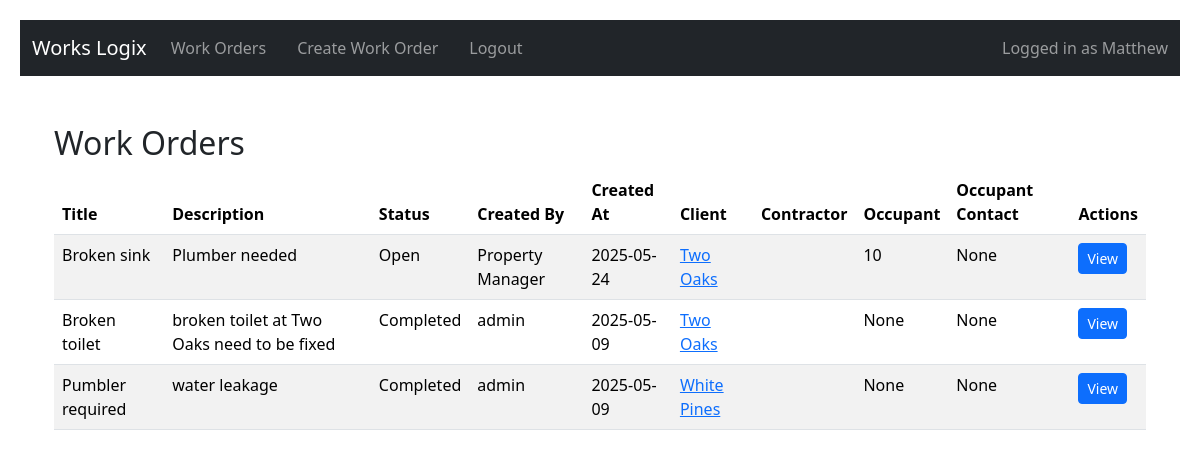
The page /home (signed in) on the database as committed earlier.
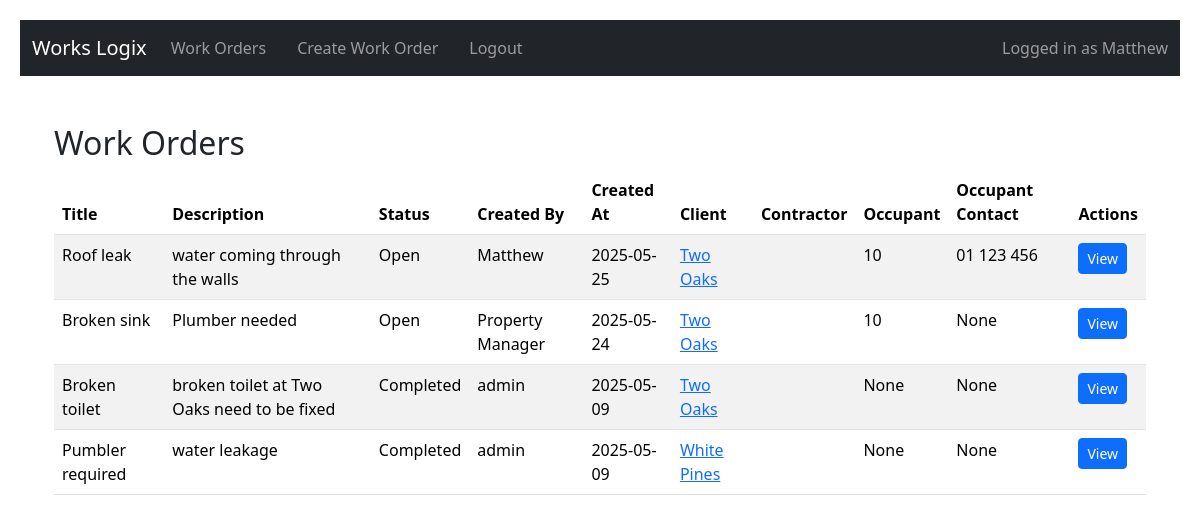
The same page on the database as committed later.
### app/models.py (models this page shows, shortened)
class User(UserMixin, db.Model):
    id = db.Column(db.Integer, primary_key=True)
    username = db.Column(db.String(64), nullable=False)
    email = db.Column(db.String(120), unique=True, nullable=False)
    password_hash = db.Column(db.String(128), nullable=False)
    role = db.Column(SQLAlchemyEnum(UserRole), nullable=False)
    business_type = db.Column(db.String(100), nullable=True)

class WorkOrder(db.Model):
    id = db.Column(db.Integer, primary_key=True)
    title = db.Column(db.String(100), nullable=False)
    description = db.Column(db.Text, nullable=False)
    status = db.Column(db.String(20), default='Open')
    created_by = db.Column(db.String(100), nullable=False)
    created_at = db.Column(db.DateTime, default=datetime.utcnow)
    client_id = db.Column(db.Integer, db.ForeignKey('client.id'))
    contractor_id = db.Column(db.Integer, db.ForeignKey('user.id'), nullable=True)
    contractor = db.relationship("User", backref="accepted_work_orders")
    business_type = db.Column(db.String(100))  # Type of contractor service required
    completion_photo = db.Column(db.String(200), nullable=True)
    occupant_apartment = db.Column(db.String(120))
    occupant_phone = db.Column(db.String(120))
    occupant_name = db.Column(db.String(120))
    business_type = db.Column(db.String(100))  # Type of contractor service required
    preferred_contractor_id = db.Column(db.Integer, db.ForeignKey('user.id'), nullable=True)
    second_preferred_contractor_id = db.Column(db.Integer, db.ForeignKey('user.id'), nullable=True)
    rejected_by = db.Column(db.String(500))  # Comma-separated contractor IDs who have rejected
    client = db.relationship('Client', backref='work_orders')
    contractor = db.relationship('User', foreign_keys=[contractor_id])

class Client(db.Model):
    id = db.Column(db.Integer, primary_key=True)
    name = db.Column(db.String(100), nullable=False)
    address = db.Column(db.String(200), nullable=False)
    registration_number = db.Column(db.String(50), nullable=False)
    year_built = db.Column(db.Integer, nullable=False)
    number_of_units = db.Column(db.Integer, nullable=False)

### app/routes.py (the view)
@routes_bp.route('/home')
@login_required
def home():
    orders = WorkOrder.query.order_by(WorkOrder.created_at.desc()).all()
    return render_template('home.html', orders=orders)

### app/__init__.py (called while the page is built)
@login_manager.user_loader
def load_user(user_id):
    return User.query.get(int(user_id))

def create_app():
    app = Flask(__name__)
    app.config.from_object(Config)
    db.init_app(app)
    login_manager.init_app(app)
    Migrate(app, db)
    from app.routes import routes_bp
    from app.auth import auth_bp
    app.register_blueprint(routes_bp)
    app.register_blueprint(auth_bp)
    @app.context_processor
    def inject_roles():
        return {
            'ROLE_ADMIN': UserRole.ADMIN.value,
            'ROLE_MANAGER': UserRole.MANAGER.value,
            'ROLE_CONTRACTOR': UserRole.CONTRACTOR.value
        }
    @app.context_processor
    def inject_roles():
        return {
            'ROLE_ADMIN': UserRole.ADMIN.value,
            'ROLE_MANAGER': UserRole.MANAGER.value,
            'ROLE_CONTRACTOR': UserRole.CONTRACTOR.value
        }
    return app

### app/templates/home.html (shortened to what this page needs)
{% extends 'base.html' %}
{% block content %}
<div class="container mt-4">
    <h2>Work Orders</h2>
    {% if orders %}
        <table class="table table-striped table-hover">
            <thead>
                <tr>
                    <th>Title</th>
                    <th>Description</th>
                    <th>Status</th>
                    <th>Created By</th>
                    <th>Created At</th>
                    <th>Client</th>
                    <th>Contractor</th>
                    <th>Occupant</th>
                    <th>Occupant Contact</th>
                    <th>Actions</th>
                </tr>
            </thead>
            <tbody>
                {% for order in orders %}
                <tr>
                    <td>{{ order.title }}</td>
                    <td>{{ order.description }}</td>
                    <td>{{ order.status }}</td>
                    <td>{{ order.created_by }}</td>
                    <td>{{ order.created_at.strftime('%Y-%m-%d') }}</td>
                    <td>
                        <a href="{{ url_for('routes.client_detail', client_id=order.client.id) }}">
                        {{ order.client.name }}
                        </a>
                    </td>
                    <td>
                        </td>
                        <td>{{ order.occupant_apartment }}</td>
                        <td>{{ order.occupant_phone }}</td>
                    <td>
                        <a class="btn btn-sm btn-primary" href="{{ url_for('routes.work_order_detail', order_id=order.id) }}">
                            View
                        </a>
                    </td>
                </tr>
            {% endfor %}
        </tbody>
    </table>
    {% endif %}
{% endblock %}

### app/templates/base.html (shortened to what this page needs)
<!DOCTYPE html>
<html lang="en">
<head>
  <link rel="stylesheet" href="{{ url_for('static', filename='css/style.css') }}">
  <link href="https://cdn.jsdelivr.net/npm/bootstrap@5.3.3/dist/css/bootstrap.min.css" rel="stylesheet">
</head>
<body>
  <nav class="navbar navbar-expand-lg navbar-dark bg-dark">
    <div class="container-fluid">
      <a class="navbar-brand" href="#">Works Logix</a>
      <div class="collapse navbar-collapse" id="navbarNav">
        <ul class="navbar-nav me-auto mb-2 mb-lg-0">
          {% if current_user.is_authenticated %}
          {% if current_user.role.value == ROLE_ADMIN %}
          <li class="nav-item">
            <a class="nav-link" href="{{ url_for('routes.admin_dashboard') }}">Dashboard</a>
          </li>
          <li class="nav-item">
            <a class="nav-link" href="{{ url_for('routes.home') }}">Work Orders</a>
          </li>
            {% elif current_user.role.value == ROLE_MANAGER %}
              <li class="nav-item">
                <a class="nav-link" href="{{ url_for('routes.home') }}">Work Orders</a>
              </li>
              <li class="nav-item">
                <a class="nav-link" href="{{ url_for('routes.create_work_order') }}">Create Work Order</a>
              </li>
              {% elif current_user.role.value == ROLE_CONTRACTOR %}
              <li class="nav-item">
                <a class="nav-link" href="{{ url_for('routes.contractor_home') }}">My Work</a>
              </li>
            {% endif %}
          {% endif %}
          {% if current_user.is_authenticated %}
            <li class="nav-item">
              <a class="nav-link" href="{{ url_for('auth.logout') }}">Logout</a>
            </li>
          {% endif %}
        </ul>
        {% if current_user.is_authenticated %}
          <span class="navbar-text ms-auto">
            Logged in as {{ current_user.username }}
          </span>
        {% endif %}
      </div>
    </div>
  </nav>
  {% if current_user.is_authenticated %}
  <p class="text-end text-white me-3">Logged in as {{ current_user.username }} ({{ current_user.role }})</p>
  {% endif %}
  <div class="container">
    {% block content %}{% endblock %}
  </div>
</body>
</html>

### app/static/css/style.css (style rules this page uses)
body { font-family: Arial, sans-serif; padding: 20px; background-color: #f6f6f6; }
nav a { margin-right: 15px; text-decoration: none; }
.container { margin-top: 20px; }

Rows that differ between the two databases and show on the page:
added WorkOrder: title "Roof leak", description "water coming through the walls", status "Open", created_by "Matthew", created_at "2025-05-25", client.name "Two Oaks", occupant_apartment "10", occupant_phone "01 123 456"
